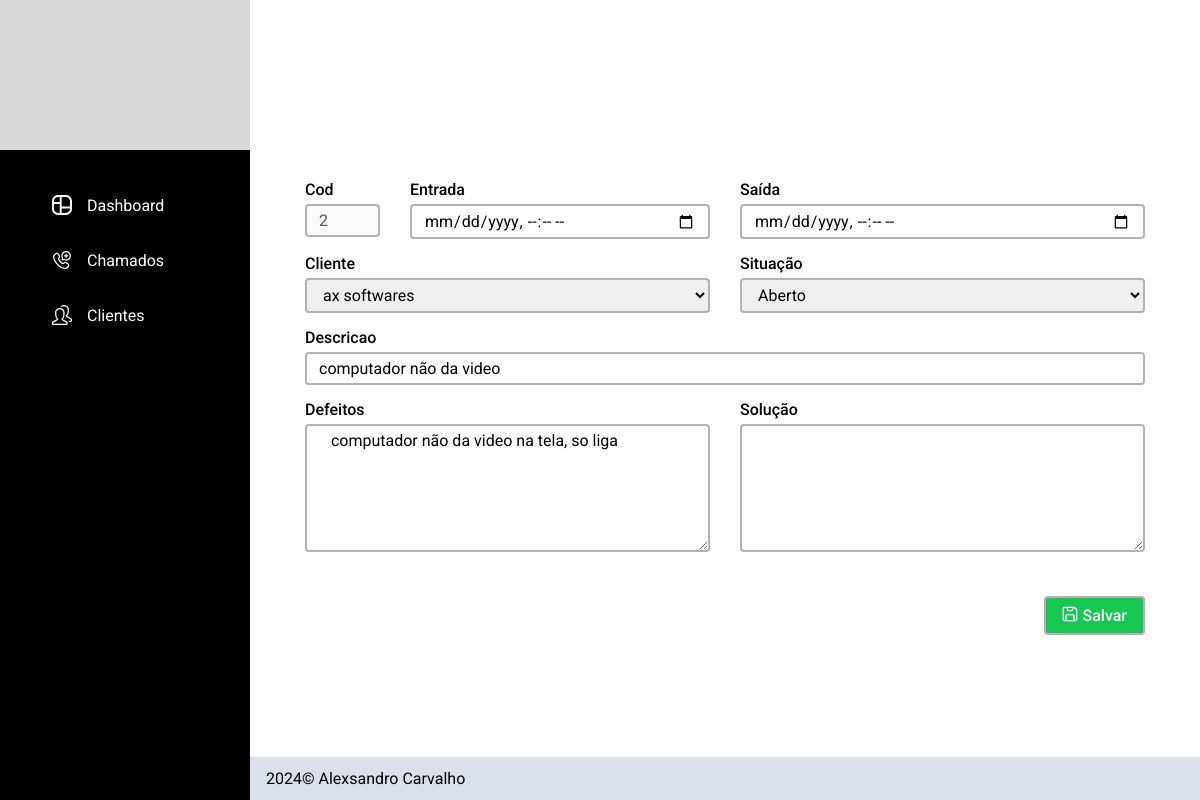
The app's page /editar_chamado?chamado=2 with its own data.
### tables this page shows
CREATE TABLE chamados (
id INTEGER PRIMARY KEY,
usuario_id INTEGER NOT NULL,
cliente_id INTEGER NOT NULL,
status TEXT NOT NULL,
defeitos TEXT NOT NULL,
emissao TEXT NOT NULL,
encerramento TEXT,
descricao TEXT NOT NULL,
solucao TEXT,
FOREIGN KEY (usuario_id) REFERENCES usuarios (id),
FOREIGN KEY (cliente_id) REFERENCES clientes (id)
);

### app.py (the view)
@app.route("/editar_chamado")
def editar_chamado():
    db = opendb()
    cursor = db.cursor()
    chamado_id = request.args.get("chamado")
    cursor.execute("SELECT chamados.*, clientes.nome AS nome_cliente, clientes.id AS id_cliente FROM chamados JOIN clientes ON chamados.cliente_id = clientes.id WHERE chamados.id = ? AND chamados.usuario_id = ?", (chamado_id, USER))
    chamado = cursor.fetchone()
    cursor.execute("SELECT id, nome FROM clientes WHERE usuario_id = ?", (USER,))
    clientes = cursor.fetchall()
    closedb(db)
    return render_template("cadastrar_chamados.html", chamado=chamado, situacoes=SITUACOES, clientes=clientes)

### app.py (called while the page is built)
def opendb():
    connection = sqlite3.connect("sistema_chamados.db")
    connection.row_factory = sqlite3.Row
    return connection

def closedb(connection):
    connection.close()

### templates/cadastrar_chamados.html (shortened to what this page needs)
{% extends "layout.html" %}
{% block header %}
    <section class="conteudo_header wid_cad"></section>
{% endblock %}
{% block principal %}
    <div class="cadastrar_chamado_content">
        <form action="/cadastrar_chamados" method="post" class="form_cad_chamado">
            <div class="form_cad">
                <div class="sub_col2">
                    <div>
                        <label for="cod_chamado">Cod</label>
                        <input disabled type="text" id="cod_chamado" name="cod" value="{{ chamado['id'] if chamado else ''}}">
                    </div>
                    <div>
                        <label for="entrada_chamado">Entrada</label>
                        <input type="datetime-local" id="entrada_chamado" name="entrada">
                    </div>
                </div>
                <div>
                    <label for="saida_chamado">Saída</label>
                    <input type="datetime-local" id="saida_chamado" name="saida">
                </div>
                <div>
                    <label for="cliente_chamado">Cliente</label>
                    <select id="cliente_chamado" name="cliente">
                        {% for cliente in clientes %}
                            {% if chamado and chamado['id_cliente'] == cliente['id'] %}
                            <option selected value="{{chamado['id_cliente']}}">{{chamado['nome_cliente']}}</option>
                            {% else %}
                            <option value="{{cliente['id']}}">{{cliente["nome"]}}</option>
                            {% endif %}
                        {% endfor %}
                    </select>
                </div>
                <div>
                    <label for="status_chamado">Situação</label>
                    <select id="status_chamado" name="situacao">
                        {% for situacao in situacoes %}
                            {% if chamado and chamado['status'] == situacao %}
                                <option selected value="{{ chamado['status'] }}">{{ chamado['status'] | capitalize }}</option>
                            {% else %}
                                <option value="{{ situacao }}">{{ situacao | capitalize }}</option>
                            {% endif %}
                        {% endfor %}
                    </select>
                </div>
                <div class="col2">
                    <label for="desc_chamado">Descricao</label>
                    <input type="text" id="desc_chamado" name="descricao" value="{{ chamado['descricao'] if chamado else '' }}">
                </div>
                <div>
                    <label for="def_chamado">Defeitos</label>
                    <textarea id="def_chamado" name="defeitos" rows="6">{{ chamado['defeitos'] if chamado else ''}}
                    </textarea>
                </div>
                <div>
                    <label for="solucao_chamado">Solução</label>
                    <textarea id="solucao_chamado" name="solucao" rows="6">{{ chamado['solucao'] if chamado else ''}}
                    </textarea>
                </div>
            </div>
            <div class="btn_save_conteiner">
                <button class="btn_save"><img src="../static/img/icon/salvar.svg">Salvar</button>
            </div>
        </form>
    </div>
{% endblock %}

### static/css/estilo.css (style rules this page uses)
body { margin: 0px; font-family: "Roboto"; }
img { display: block; max-width: 100%; }
label, input { display: block; }
select { cursor: pointer; }
button { background: none; border: none; padding: 0; cursor: pointer; }

### static/css/cores.css (style rules this page uses)
:root { --azul: #1770FF; --azulClaro: #D1E6FF; --branco: #ffffff; --pretoSidebar: #0D0E12; --cinzaFooter : #DBDFE9; --verde: #17C653; --amarelo: #F6C000; --vermelho: #F8285A; --cinzaBorda: #B2B2B2; }

### static/css/dashboard.css (style rules this page uses)
.conteudo_principal, .conteudo_header { padding: 0 15px; }
.conteudo_header { height: 150px; }

### static/css/cad_chamados.css (style rules this page uses)
.wid_cad { max-width: 1100px; margin: 0 auto; }
.col2 { grid-column: 1/-1; }
.sub_col2 { display: grid; grid-template-columns: 1fr 4fr; gap: 30px; }
.form_cad label { font-weight: 500; margin-bottom: 5px; }
.form_cad input, .form_cad textarea, .form_cad select { width: 100%; box-sizing: border-box; font-size: 1rem; padding: 5px 12px; border-radius: 4px; border: 2px solid var(--cinzaBorda); font-family: "Roboto"; }
.form_cad { display: grid; grid-template-columns: 1fr 1fr; gap: 15px 30px; }
.form_cad { padding: 30px 40px; border-radius: 10px; margin-bottom: 10px; }
.btn_save { display: flex; gap: 5px; font-size: 1rem; font-family: "Roboto"; font-weight: 500; color: var(--branco); background: var(--verde); padding: 8px 16px; border: 2px solid var(--cinzaBorda); border-radius: 4px; }
.btn_save_conteiner { display: flex; justify-content: end; padding: 0 40px; }

### records on screen
chamados: cod "2", situacao "Aberto", descricao "computador não da video", defeitos "computador não da video na tela, so liga"

### other values on screen
form field cliente "ax softwares"
